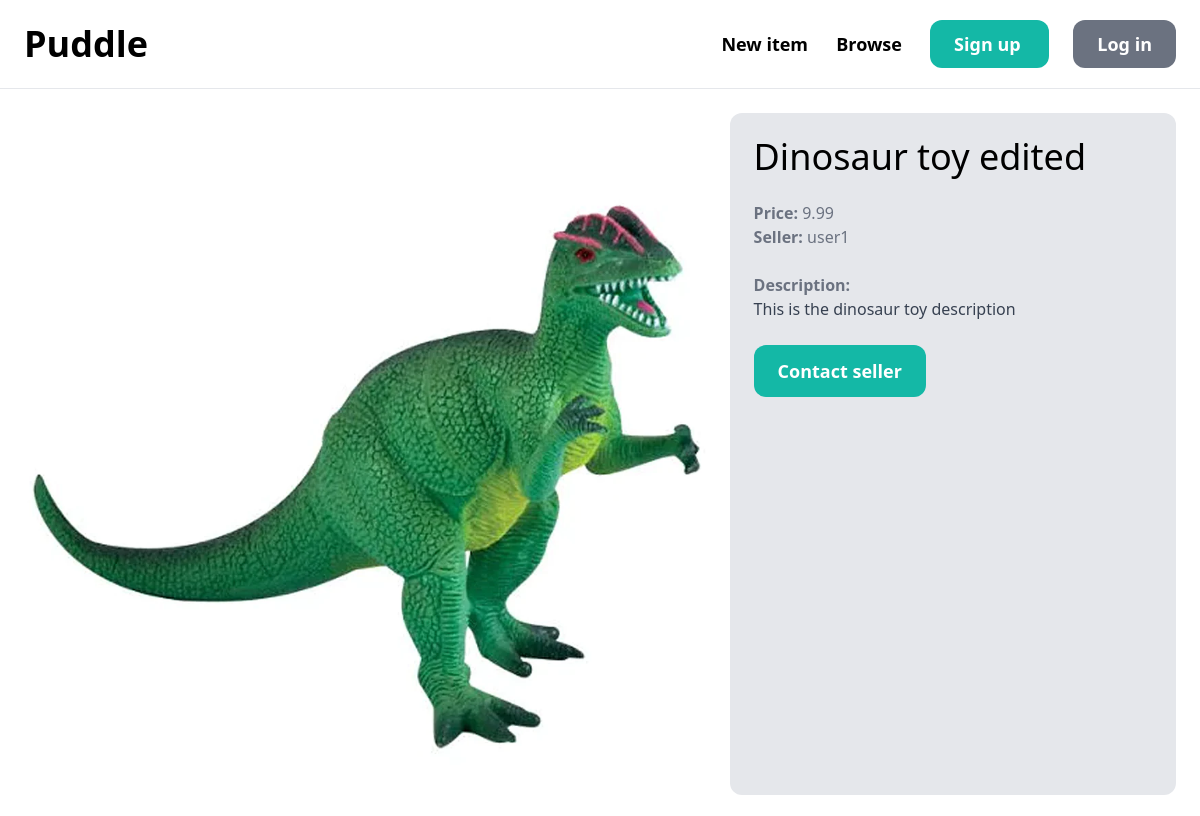
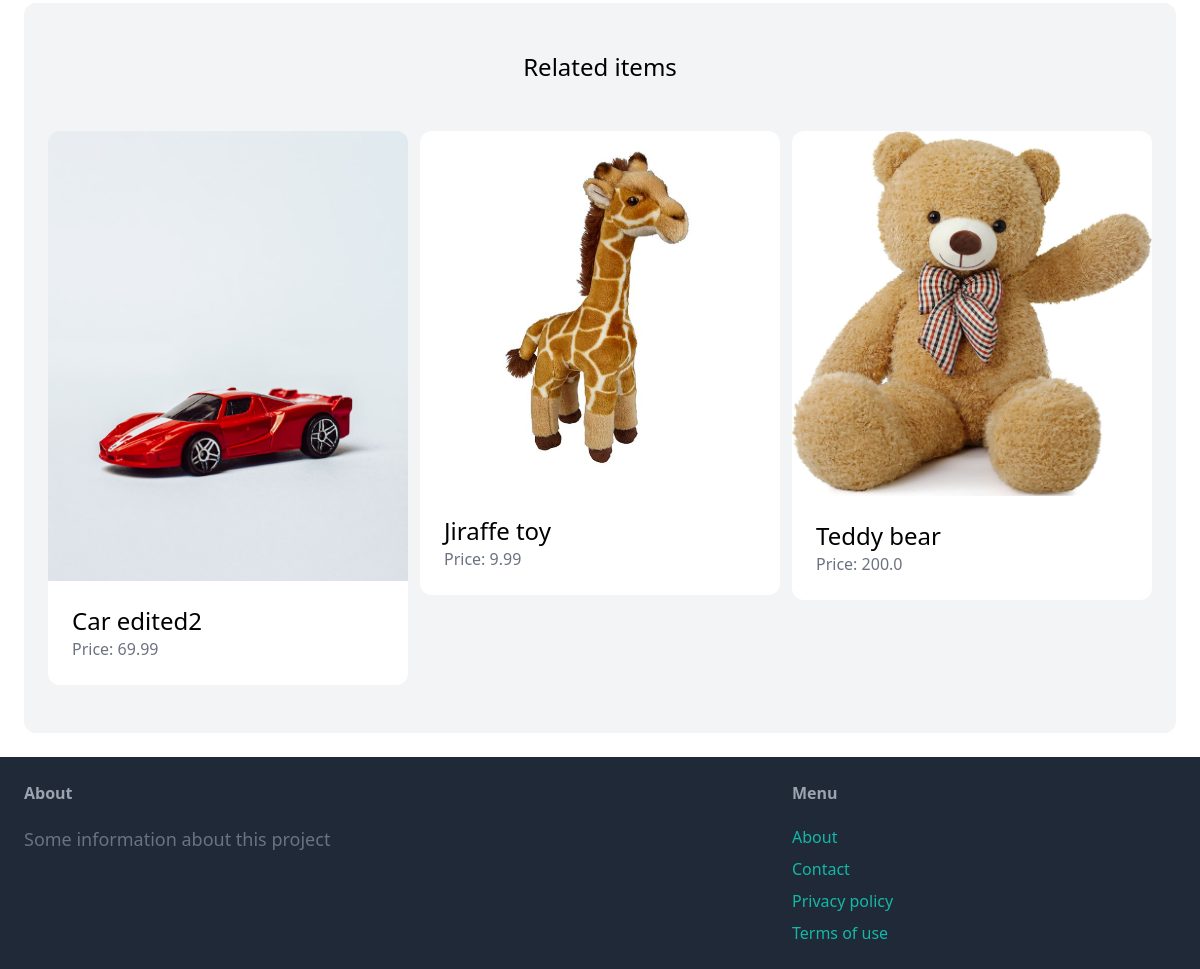
Page /items/11/ on the committed database (2 pictures, top to bottom).
### item/models.py (models this page shows, shortened)
class Item(models.Model):
    category = models.ForeignKey(Category, related_name='items', on_delete=models.CASCADE)
    name = models.CharField(max_length=255)
    description = models.TextField(blank=True, null=True)
    price = models.FloatField()
    image = models.ImageField(upload_to='item_images', blank=True, null=True)
    is_sold = models.BooleanField(default=False)
    created_by = models.ForeignKey(User, related_name='items', on_delete=models.CASCADE)
    created_at = models.DateTimeField(auto_now=True)
    class Meta:
        ordering = ('name',)

### item/views.py (the view)
# urls.py: path('<int:pk>/', detail, name='detail'),
def detail(request, pk):
    item = get_object_or_404(Item, pk=pk)
    related_items = Item.objects.filter(category=item.category, is_sold=False).exclude(pk=pk)[0:3]
    return render(request, 'item/detail.html', {
        'item': item,
        'related_items': related_items
    })

### item/templates/item/detail.html (shortened to what this page needs)
{% extends 'core/base.html' %}
{% block content %}
<div class="grid grid-cols-5 gap-6">
    <div class="col-span-3">
        <img src="{{ item.image.url }}" class="rounded-xl">
    </div>
    <div class="col-span-2 p-6 bg-gray-200 rounded-xl">
        <h1 class="mb-6 text-4xl">{{ item.name }}</h1>
        <p class="text-gray-500"><strong>Price: </strong>{{ item.price }}</p>
        <p class="text-gray-500"><strong>Seller: </strong>{{ item.created_by.username }}</p>
        <br>
        {% if item.description %}
        <p class="text-gray-700">
            <strong class="text-gray-500">Description:</strong>
            <br>
            {{ item.description }}
        </p>
        {% endif %}
        {% if request.user == item.created_by %}
        <div class="mt-6 p-6 bg-white rounded-xl">
            <p>This is your item</p>
            <a href="{% url 'item:edit' item.id %}" class="inline-block mt-6 px-6 py-3 text-lg font-semibold bg-teal-500 text-white rounded-xl">Edit item</a>
            <a href="{% url 'item:delete' item.id %}" class="inline-block mt-6 px-6 py-3 text-lg font-semibold bg-red-500 text-white rounded-xl">Delete item</a>
        </div>
        {% else %}
        <a href="#"
           class="inline-block mt-6 px-6 py-3 text-lg font-semibold bg-teal-500 text-white rounded-xl hover:bg-teal-700">
            Contact seller
        </a>
        {% endif %}
    </div>
</div>
<div class="mt-6 px-6 py-12 bg-gray-100 rounded-xl">
    <h2 class="mb-12 text-2xl text-center">Related items</h2>
    <div class="grid grid-cols-3 gap-3">
        {% for item in related_items %}
        <div>
            <a href="{% url 'item:detail' item.id %}">
                <div><img src="{{ item.image.url }}" class="rounded-t-xl"></div>
                <div class="p-6 bg-white rounded-b-xl">
                    <h2 class="text-2xl">{{ item.name }}</h2>
                    <p class="text-gray-500">Price: {{ item.price }}</p>
                </div>
            </a>
        </div>
        {% endfor %}
    </div>
</div>
{% endblock %}

### rows in the picture
Item: image (picture), name "Dinosaur toy edited", price "9.99", created_by.username "user1", description "This is the dinosaur toy description"
Item: image (picture), name "Car edited2", price "69.99"
Item: image (picture), name "Jiraffe toy", price "9.99"
Item: image (picture), name "Teddy bear", price "200.0"
